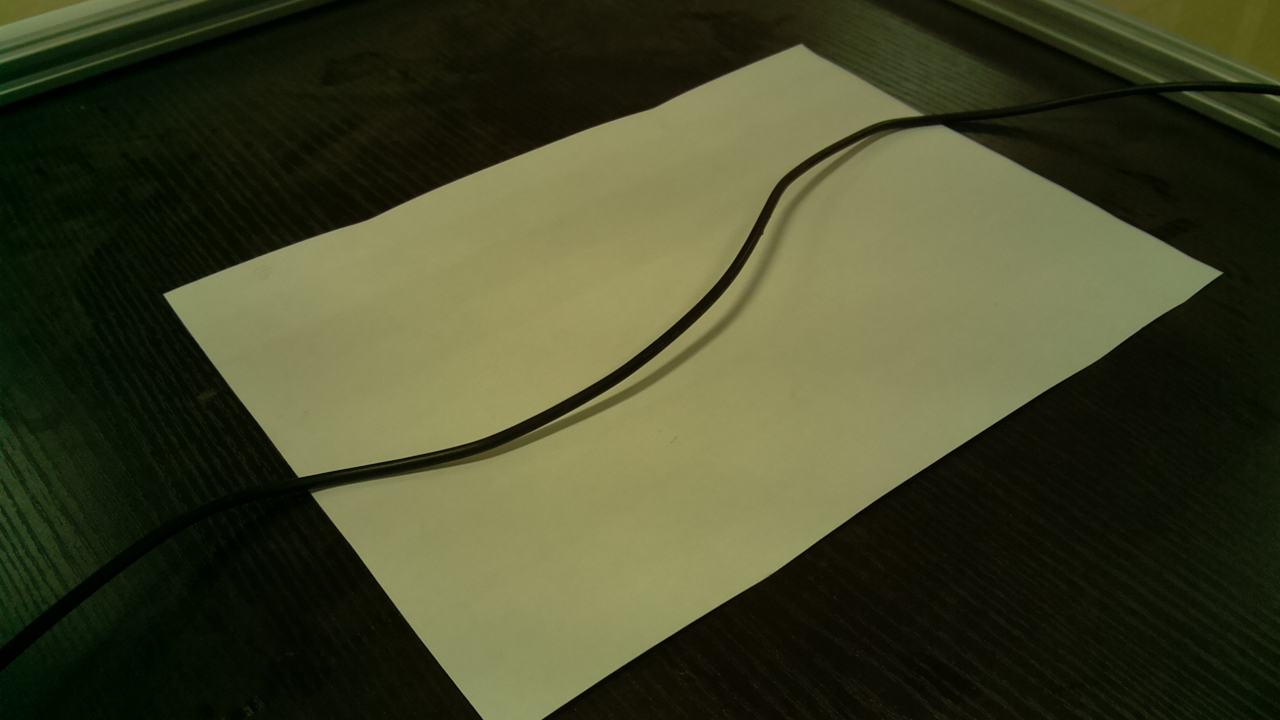
#> input picture Tube_pic/camera70_tube01.jpg, 1280 x 720 px, found by its file name
$ python cntROI.py   (older library calls are emulated)
#> lines starting #> are read from the running program, lines starting #| are printed output that depends on the picture; after the words box and inside, x2 and y2 are one past the last pixel; in counts of white or black regions, pixels touching at a corner belong together
# -*- coding: utf-8 -*-
"""
Created on Fri Jan 18 10:49:36 2019

@author: 施腾芮
"""

import cv2
import numpy as np

def FindHull(img):
    maxcnt = []
    imgcopy = img.copy()
    gray = cv2.cvtColor(imgcopy, cv2.COLOR_BGR2GRAY)
    grayImage = cv2.medianBlur(gray, 5) #中值滤波
    ret, binary = cv2.threshold(grayImage, 70, 200, cv2.THRESH_BINARY) #二值化 修改这个来改变轮廓条数
    binary = cv2.Canny(binary, 100, 255)
    image, contours, hierarchy = cv2.findContours(binary, cv2.RETR_EXTERNAL, cv2.CHAIN_APPROX_NONE)
    #寻找最大的两个轮廓 确定合适的阈值保证maxcnt里面是两条最大的轮廓
    for i in range(len(contours)):
        perimeter = cv2.arcLength(contours[i], True)
        if perimeter > 1500:
            maxcnt.append(i)
    cnt0 = contours[maxcnt[0]]
    cnt1 = contours[maxcnt[1]]
    cnt2 = np.concatenate((cnt0, cnt1),axis = 0)  #将两个轮廓数据拼接
    hull = cv2.convexHull(cnt2)
    return hull

def FindContour(img,hull):
    gray = cv2.cvtColor(img, cv2.COLOR_BGR2GRAY)
    mask = np.zeros(gray.shape, dtype=np.uint8)
    cv2.polylines(gray, [hull], True, (255, 255, 255), 3)
    cv2.fillPoly(mask, [hull], (255, 255, 255)) #外黑里白
    mask = cv2.bitwise_not(mask) #外白里黑
    kernel = np.ones((9,9), np.uint8)
    dilation = cv2.dilate(mask, kernel)
    masked_image = cv2.bitwise_or(gray, dilation)
    ret, maskbinary = cv2.threshold(masked_image, 41, 255, cv2.THRESH_BINARY) #调整该阈值 确定弯管轮廓
    cv2.imshow("maskbinary", maskbinary)
    image2, contours2, hierarchy2 = cv2.findContours(maskbinary, cv2.RETR_LIST, cv2.CHAIN_APPROX_NONE)
    maxcnt2 = []
    for i in range(len(contours2)):
        conlength = cv2.arcLength(contours2[i], True)
        if conlength < 2000 and conlength > 1000: #最外围的轮廓大于2000 中间管线轮廓为1000-2000中间 需要测算
            maxcnt2.append(i)
            cv2.drawContours(img, contours2, maxcnt2[0], (255, 0, 0), 1)
    cv2.imshow("finalimage", img)


if __name__ == '__main__':
    img = cv2.imread('D:\\twelve1212\\Tube_pic\\camera70_tube01.jpg')
#> img is the input picture: shape (720, 1280, 3); mean B, G, R 40.9, 69.3, 66.8
    hull = FindHull(img)
#> in FindHull, `binary = cv2.Canny(binary, 100, 255)`:
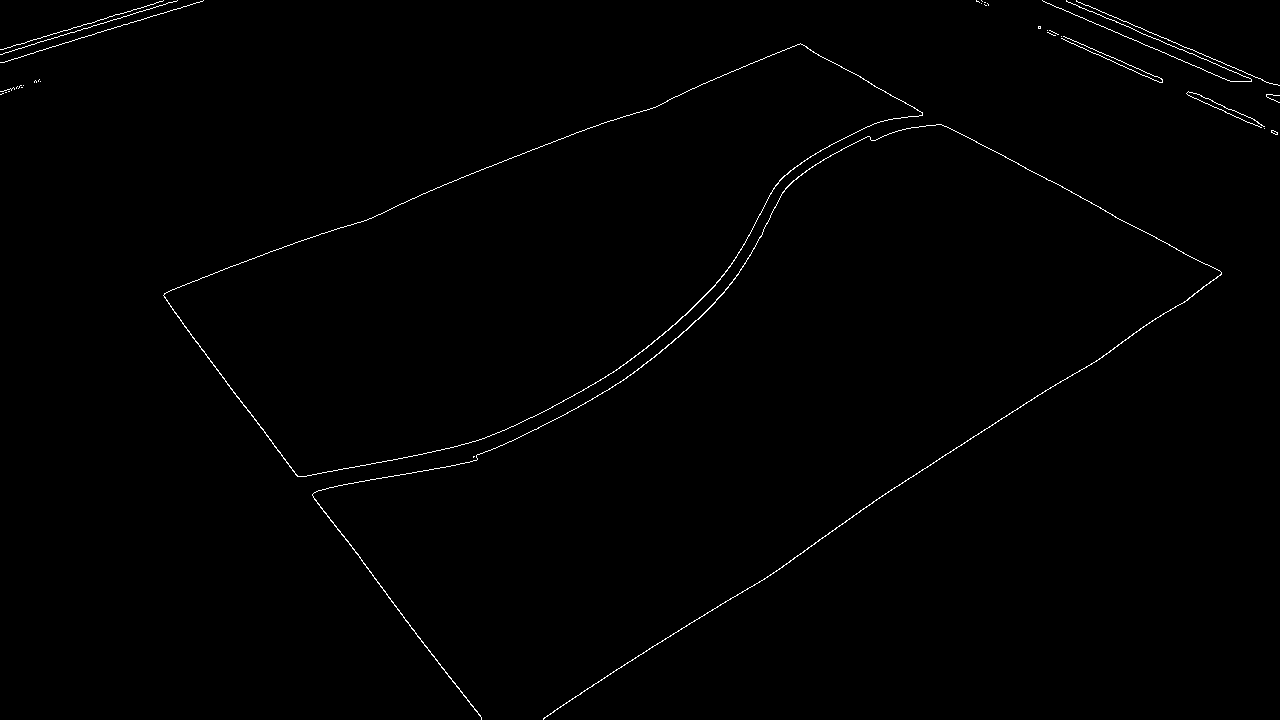
#> binary: shape (720, 1280); 0.63% white in thin lines or dots
#> in FindHull, `image, contours, hierarchy = cv2.findContours(binary, cv2.RETR_EXTERNA..`: contours = 35 contours, 33 with area under 20; largest, box (x1, y1, x2, y2) and area: (163, 43, 923, 477) 140994, (312, 124, 1222, 720) 472
#> the loop in FindHull, `for i in range(len(contours)):` made 35 passes
#> perimeter on passes 1 to 8: 3.41, 17.66, 0, 4632.6, 61.21, 6.83, 2, 364.8
#> after the loop in FindHull, `for i in range(len(contours)):`: maxcnt = [3, 17]
#> in FindHull, `cnt0 = contours[maxcnt[0]]`: cnt0 = contour of 3728 points, box (x1, y1, x2, y2) (312, 124, 1222, 720), area 472
#> in FindHull, `cnt1 = contours[maxcnt[1]]`: cnt1 = contour of 1609 points, box (x1, y1, x2, y2) (163, 43, 923, 477), area 140994
#> in FindHull, `cnt2 = np.concatenate((cnt0, cnt1),axis = 0)`: cnt2 = contour of 5337 points, box (x1, y1, x2, y2) (163, 43, 1222, 720), area 141534
#> in FindHull, `hull = cv2.convexHull(cnt2)`: hull = contour of 25 points, box (x1, y1, x2, y2) (163, 43, 1222, 720), area 373160
    FindContour(img,hull)
#> in FindContour, `cv2.polylines(gray, [hull], True, (255, 255, 255), 3)`:
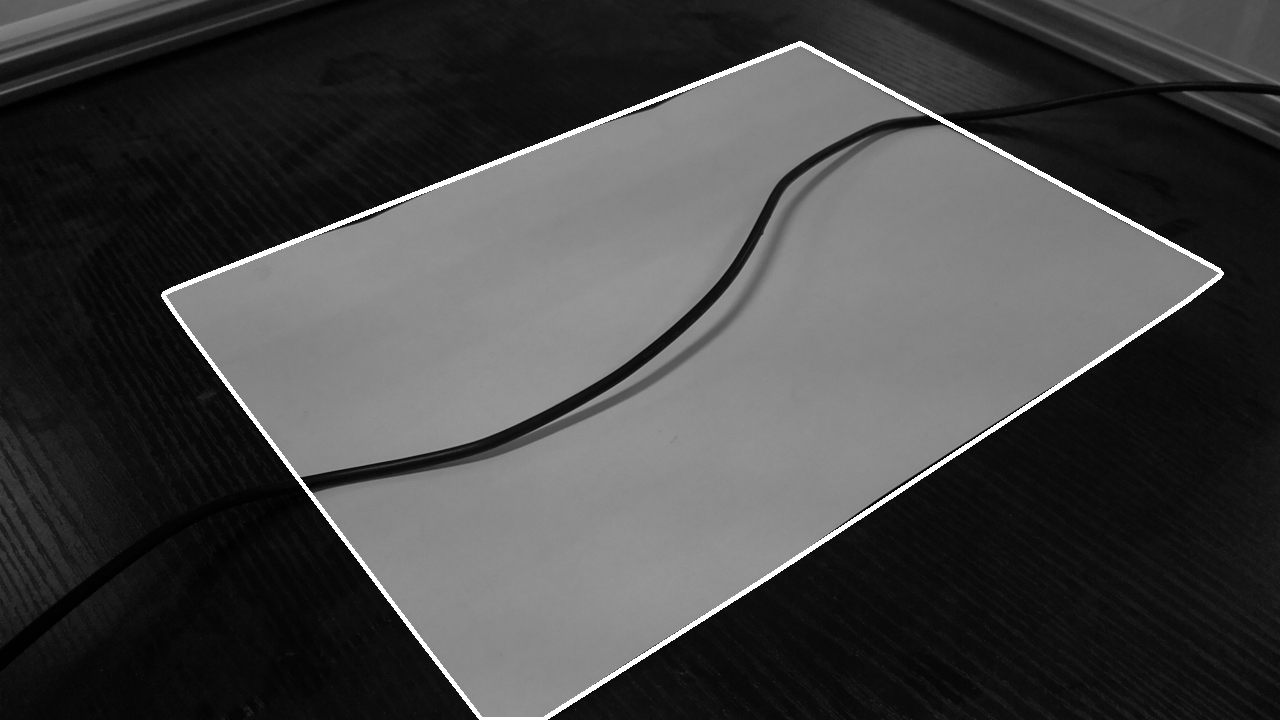
#> gray: shape (720, 1280); min 1, max 255, mean 68.3
#> in FindContour, `ret, maskbinary = cv2.threshold(masked_image, 41, 255, cv2.THRESH_BINA..`:
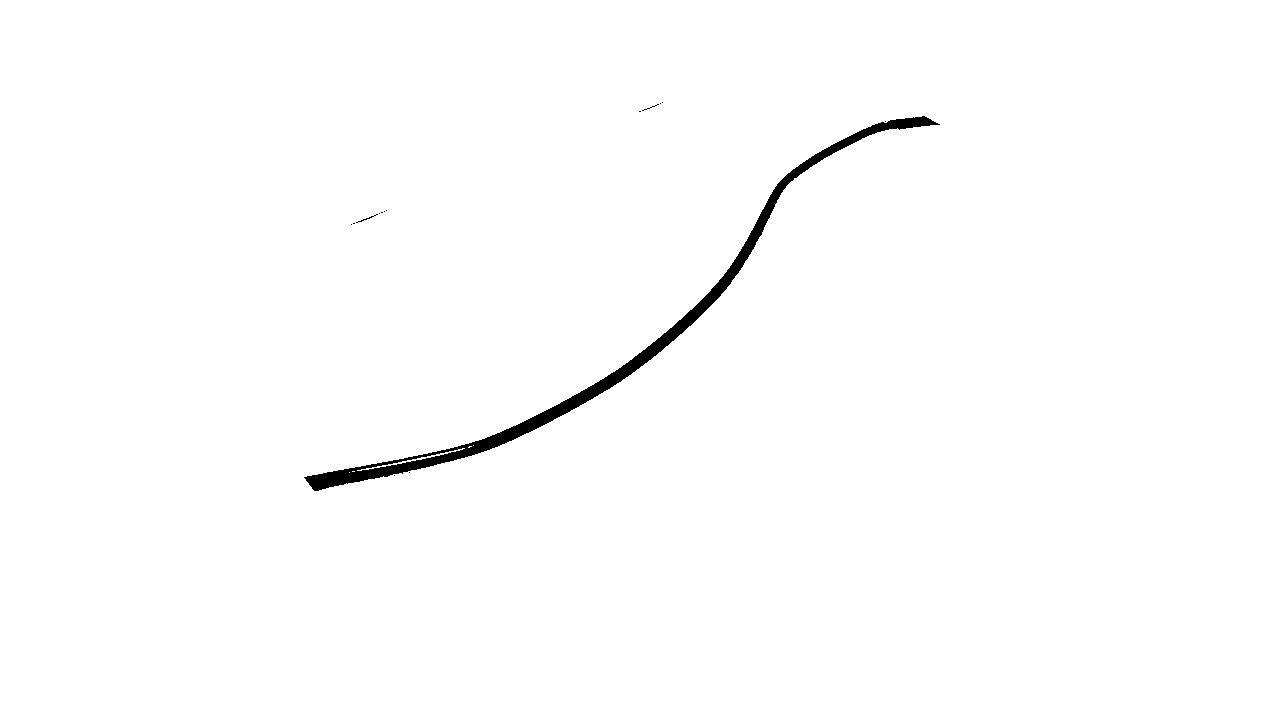
#> maskbinary: shape (720, 1280); 99.1% white; 15 black regions (13 under 20 px)
#> in FindContour, `image2, contours2, hierarchy2 = cv2.findContours(maskbinary, cv2.RETR_..`: contours2 = 30 contours, 26 with area under 20; largest, box (x1, y1, x2, y2) and area: (0, 0, 1280, 720) 919601, (303, 115, 941, 492) 9038, (357, 448, 465, 471) 72, (357, 215, 375, 223) 37
#> the loop in FindContour, `for i in range(len(contours2)):` made 30 passes
#> conlength on passes 1 to 8: 5.66, 5.66, 0, 4, 232.2, 6.83, 0, 5.66
#> after the loop in FindContour, `for i in range(len(contours2)):`:
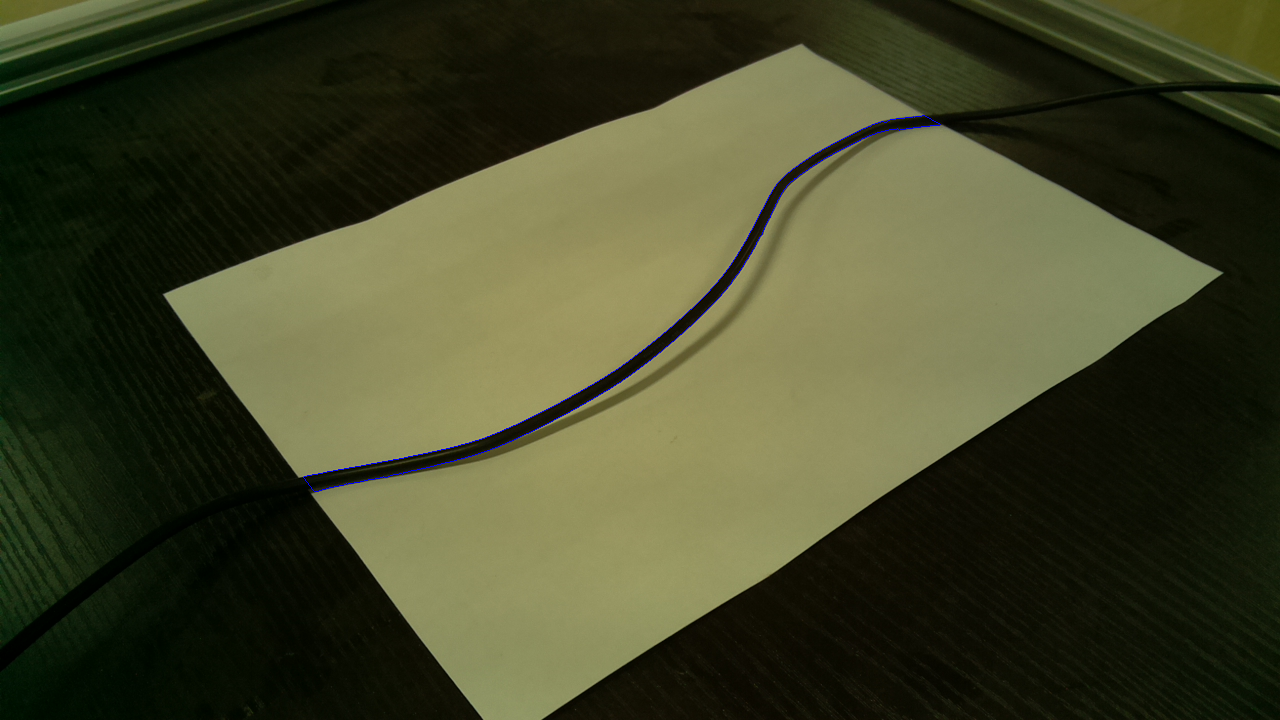
#> img: shape (720, 1280, 3); 0.15% of pixels changed, all inside (x1, y1, x2, y2) = (303, 115, 941, 492)
#> after the loop in FindContour, `for i in range(len(contours2)):`: maxcnt2 = [18]
    cv2.waitKey(0)
    cv2.destroyAllWindows()

$ run again, with Tube_pic/camera70_tube02.jpg copied over Tube_pic/camera70_tube01.jpg
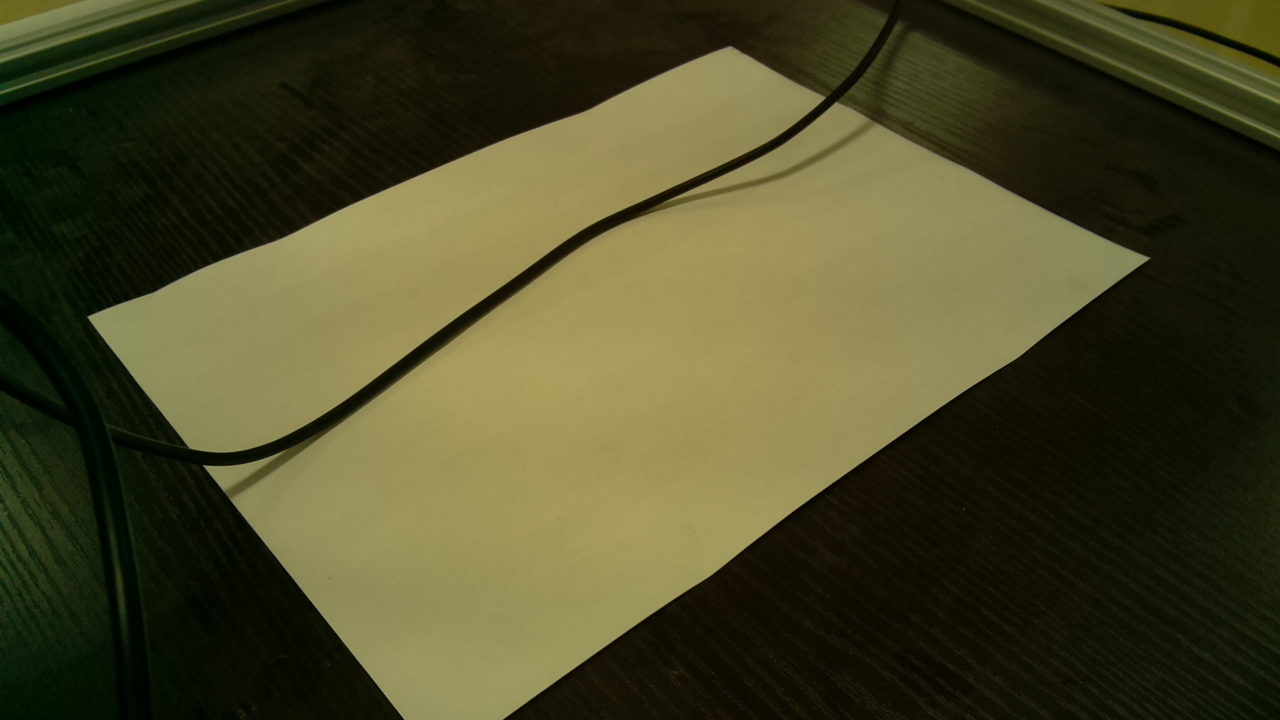
#> input picture Tube_pic/camera70_tube02.jpg, 1280 x 720 px, found by its file name
#> img is the input picture: shape (720, 1280, 3); mean B, G, R 39.3, 71.8, 73.7
#> in FindHull, `binary = cv2.Canny(binary, 100, 255)`:
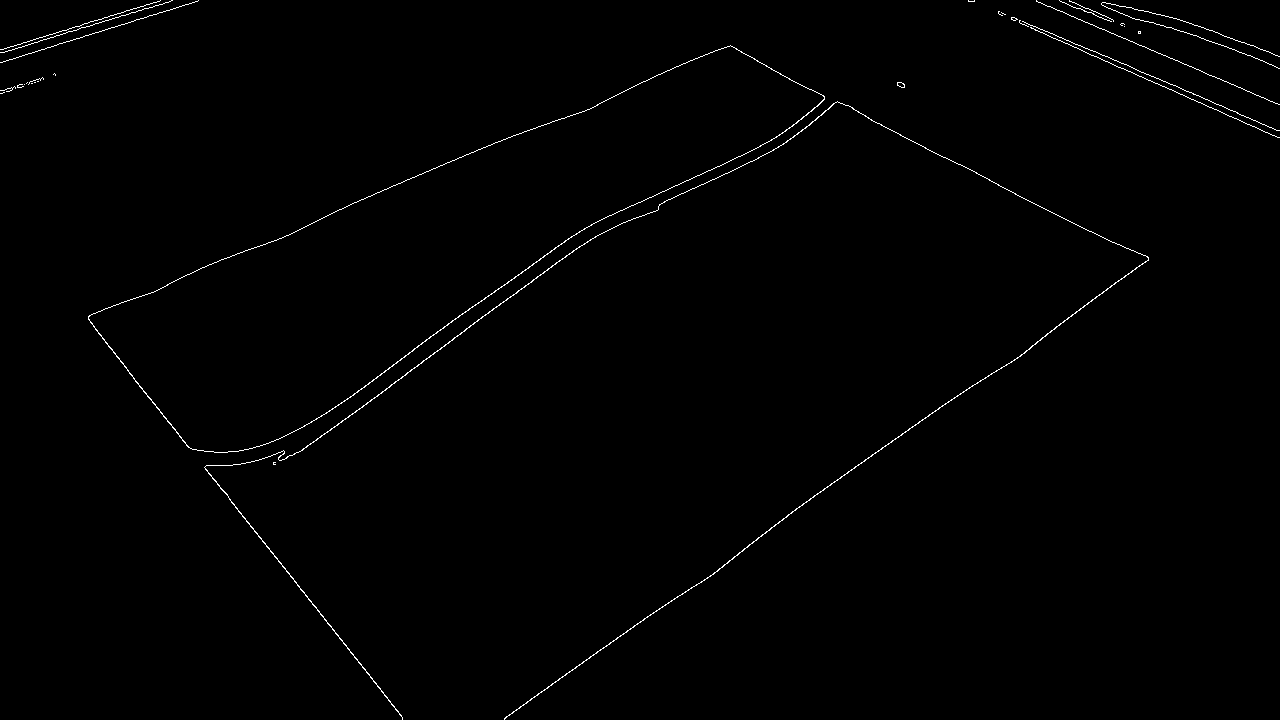
#> binary: shape (720, 1280); 0.66% white in thin lines or dots
#> contours = 31 contours, 28 with area under 20; largest, box (x1, y1, x2, y2) and area: (88, 45, 825, 453) 99902, (204, 101, 1149, 720) 610, (897, 82, 905, 88) 27
#> the loop in FindHull, `for i in range(len(contours)):` made 31 passes
#> perimeter on passes 1 to 8: 10.83, 4710.3, 8.83, 53.46, 0, 26.49, 2, 21.66
#> after the loop in FindHull, `for i in range(len(contours)):`: maxcnt = [1, 13]
#> cnt0 = contour of 3722 points, box (x1, y1, x2, y2) (204, 101, 1149, 720), area 610
#> cnt1 = contour of 1506 points, box (x1, y1, x2, y2) (88, 45, 825, 453), area 99902
#> cnt2 = contour of 5228 points, box (x1, y1, x2, y2) (88, 45, 1149, 720), area 100512
#> in FindHull, `hull = cv2.convexHull(cnt2)`: hull = contour of 23 points, box (x1, y1, x2, y2) (88, 45, 1149, 720), area 376256
#> dilation: shape (720, 1280); 60.5% white; 1 black region, box (x1, y1, x2, y2) and area: (95, 51, 1141, 720) 363951
#> maskbinary: shape (720, 1280); 99.1% white; 6 black regions (5 under 20 px)
#> contours2 = 7 contours, 5 with area under 20; largest, box (x1, y1, x2, y2) and area: (0, 0, 1280, 720) 919601, (196, 98, 835, 467) 8864
#> the loop in FindContour, `for i in range(len(contours2)):` made 7 passes
#> conlength on passes 1 to 7: 5.66, 7.66, 5.66, 5.66, 5.66, 1591.2, 3996
#> after the loop in FindContour, `for i in range(len(contours2)):`:
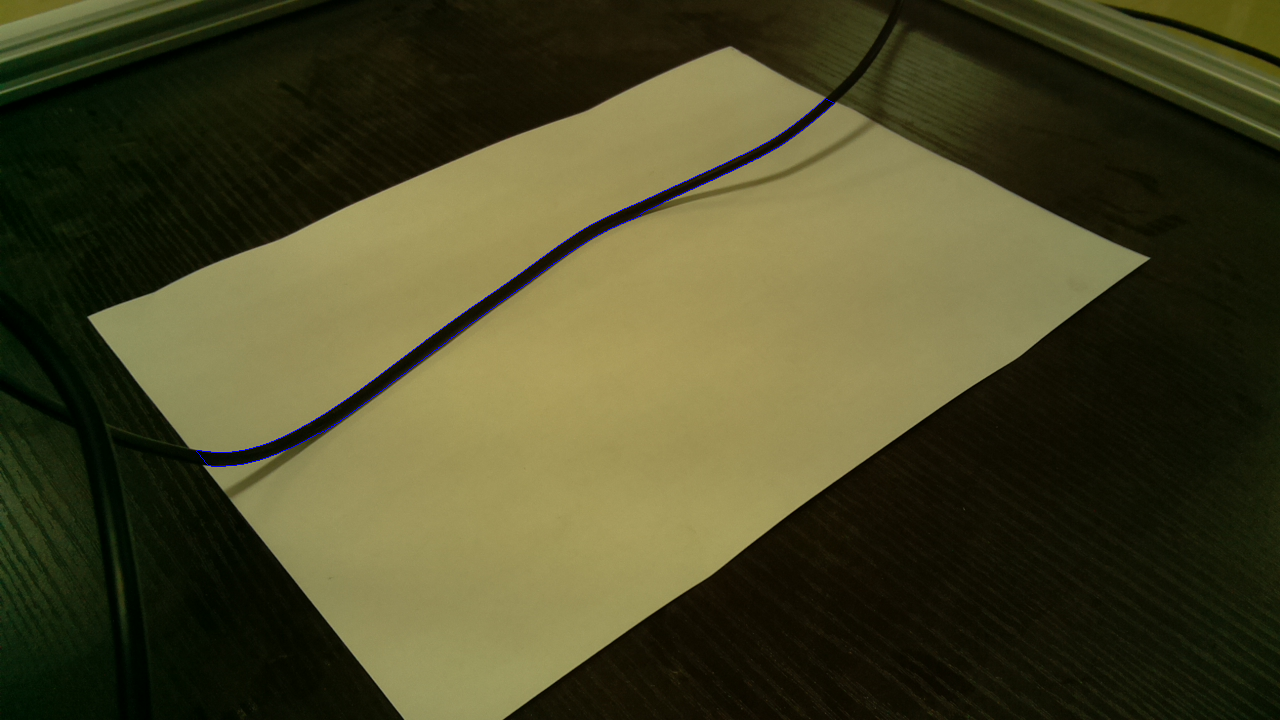
#> img: shape (720, 1280, 3); 0.14% of pixels changed, all inside (x1, y1, x2, y2) = (196, 98, 835, 467)
#> after the loop in FindContour, `for i in range(len(contours2)):`: maxcnt2 = [5]
